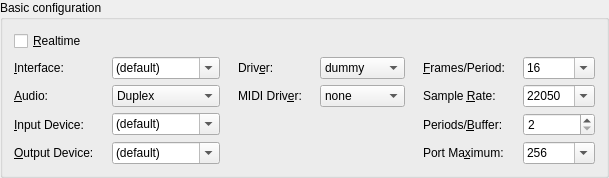
            <widget class="QGroupBox" name="groupBox">
             <property name="title">
              <string>Basic configuration</string>
             </property>
             <layout class="QVBoxLayout" name="verticalLayout_2">
              <item>
               <widget class="QCheckBox" name="RealtimeCheckBox">
                <property name="font">
                 <font>
                  <weight>50</weight>
                  <bold>false</bold>
                 </font>
                </property>
                <property name="toolTip">
                 <string>Use realtime scheduling</string>
                </property>
                <property name="text">
                 <string>&amp;Realtime</string>
                </property>
                <property name="shortcut">
                 <string>Alt+R</string>
                </property>
               </widget>
              </item>
              <item>
               <layout class="QGridLayout" name="gridLayout_2">
                <property name="horizontalSpacing">
                 <number>18</number>
                </property>
                <property name="verticalSpacing">
                 <number>6</number>
                </property>
                <item row="0" column="6">
                 <widget class="QLabel" name="FramesTextLabel">
                  <property name="font">
                   <font>
                    <weight>50</weight>
                    <bold>false</bold>
                   </font>
                  </property>
                  <property name="text">
                   <string>&amp;Frames/Period:</string>
                  </property>
                  <property name="alignment">
                   <set>Qt::AlignLeading|Qt::AlignLeft|Qt::AlignVCenter</set>
                  </property>
                  <property name="wordWrap">
                   <bool>false</bool>
                  </property>
                  <property name="buddy">
                   <cstring>FramesComboBox</cstring>
                  </property>
                 </widget>
                </item>
                <item row="2" column="6">
                 <widget class="QLabel" name="PeriodsTextLabel">
                  <property name="font">
                   <font>
                    <weight>50</weight>
                    <bold>false</bold>
                   </font>
                  </property>
                  <property name="text">
                   <string>Periods/&amp;Buffer:</string>
                  </property>
                  <property name="alignment">
                   <set>Qt::AlignLeading|Qt::AlignLeft|Qt::AlignVCenter</set>
                  </property>
                  <property name="wordWrap">
                   <bool>false</bool>
                  </property>
                  <property name="buddy">
                   <cstring>PeriodsSpinBox</cstring>
                  </property>
                 </widget>
                </item>
                <item row="0" column="7">
                 <widget class="QComboBox" name="FramesComboBox">
                  <property name="font">
                   <font>
                    <weight>50</weight>
                    <bold>false</bold>
                   </font>
                  </property>
                  <property name="toolTip">
                   <string>Frames per period between process() calls</string>
                  </property>
                  <property name="editable">
                   <bool>true</bool>
                  </property>
                  <item>
                   <property name="text">
                    <string>16</string>
                   </property>
                  </item>
                  <item>
                   <property name="text">
                    <string>32</string>
                   </property>
                  </item>
                  <item>
                   <property name="text">
                    <string>64</string>
                   </property>
                  </item>
                  <item>
                   <property name="text">
                    <string>128</string>
                   </property>
                  </item>
                  <item>
                   <property name="text">
                    <string>256</string>
                   </property>
                  </item>
                  <item>
                   <property name="text">
                    <string>512</string>
                   </property>
                  </item>
                  <item>
                   <property name="text">
                    <string>1024</string>
                   </property>
                  </item>
                  <item>
                   <property name="text">
                    <string>2048</string>
                   </property>
                  </item>
                  <item>
                   <property name="text">
                    <string>4096</string>
                   </property>
                  </item>
                 </widget>
                </item>
                <item row="1" column="5">
                 <widget class="QComboBox" name="MidiDriverComboBox">
                  <property name="font">
                   <font>
                    <weight>50</weight>
                    <bold>false</bold>
                   </font>
                  </property>
                  <property name="toolTip">
                   <string>The ALSA MIDI backend driver to use</string>
                  </property>
                  <property name="editable">
                   <bool>false</bool>
                  </property>
                  <item>
                   <property name="text">
                    <string>none</string>
                   </property>
                  </item>
                  <item>
                   <property name="text">
                    <string>raw</string>
                   </property>
                  </item>
                  <item>
                   <property name="text">
                    <string>seq</string>
                   </property>
                  </item>
                 </widget>
                </item>
                <item row="1" column="7">
                 <widget class="QComboBox" name="SampleRateComboBox">
                  <property name="font">
                   <font>
                    <weight>50</weight>
                    <bold>false</bold>
                   </font>
                  </property>
                  <property name="toolTip">
                   <string>Sample rate in frames per second</string>
                  </property>
                  <property name="editable">
                   <bool>true</bool>
                  </property>
                  <item>
                   <property name="text">
                    <string>22050</string>
                   </property>
                  </item>
                  <item>
                   <property name="text">
                    <string>32000</string>
                   </property>
                  </item>
                  <item>
                   <property name="text">
                    <string>44100</string>
                   </property>
                  </item>
                  <item>
                   <property name="text">
                    <string>48000</string>
                   </property>
                  </item>
                  <item>
                   <property name="text">
                    <string>88200</string>
                   </property>
                  </item>
                  <item>
                   <property name="text">
                    <string>96000</string>
                   </property>
                  </item>
                  <item>
                   <property name="text">
                    <string>192000</string>
                   </property>
                  </item>
                 </widget>
                </item>
                <item row="1" column="6">
                 <widget class="QLabel" name="SampleRateTextLabel">
                  <property name="font">
                   <font>
                    <weight>50</weight>
                    <bold>false</bold>
                   </font>
                  </property>
                  <property name="frameShape">
                   <enum>QFrame::NoFrame</enum>
                  </property>
                  <property name="frameShadow">
                   <enum>QFrame::Plain</enum>
                  </property>
                  <property name="text">
                   <string>Sample &amp;Rate:</string>
                  </property>
                  <property name="alignment">
                   <set>Qt::AlignLeading|Qt::AlignLeft|Qt::AlignVCenter</set>
                  </property>
                  <property name="wordWrap">
                   <bool>false</bool>
                  </property>
                  <property name="buddy">
                   <cstring>SampleRateComboBox</cstring>
                  </property>
                 </widget>
                </item>
                <item row="2" column="7">
                 <widget class="QSpinBox" name="PeriodsSpinBox">
                  <property name="font">
                   <font>
                    <weight>50</weight>
                    <bold>false</bold>
                   </font>
                  </property>
                  <property name="toolTip">
                   <string>Number of periods in the hardware buffer</string>
                  </property>
                  <property name="minimum">
                   <number>2</number>
                  </property>
                  <property name="maximum">
                   <number>999</number>
                  </property>
                 </widget>
                </item>
                <item row="0" column="5">
                 <widget class="QComboBox" name="DriverComboBox">
                  <property name="font">
                   <font>
                    <weight>50</weight>
                    <bold>false</bold>
                   </font>
                  </property>
                  <property name="toolTip">
                   <string>The audio backend driver interface to use</string>
                  </property>
                  <property name="editable">
                   <bool>false</bool>
                  </property>
                  <item>
                   <property name="text">
                    <string>dummy</string>
                   </property>
                  </item>
                  <item>
                   <property name="text">
                    <string>sun</string>
                   </property>
                  </item>
                  <item>
                   <property name="text">
                    <string>oss</string>
                   </property>
                  </item>
                  <item>
                   <property name="text">
                    <string>alsa</string>
                   </property>
                  </item>
                  <item>
                   <property name="text">
                    <string>portaudio</string>
                   </property>
                  </item>
                  <item>
                   <property name="text">
                    <string>coreaudio</string>
                   </property>
                  </item>
                  <item>
                   <property name="text">
                    <string>freebob</string>
                   </property>
                  </item>
                  <item>
                   <property name="text">
                    <string>firewire</string>
                   </property>
                  </item>
                  <item>
                   <property name="text">
                    <string>net</string>
                   </property>
                  </item>
                  <item>
                   <property name="text">
                    <string>netone</string>
                   </property>
                  </item>
                 </widget>
                </item>
                <item row="0" column="1">
                 <widget class="InterfaceComboBox" name="interfaceComboBox">
                  <property name="font">
                   <font>
                    <weight>50</weight>
                    <bold>false</bold>
                   </font>
                  </property>
                  <property name="toolTip">
                   <string>The PCM device name to use</string>
                  </property>
                  <property name="editable">
                   <bool>true</bool>
                  </property>
                  <item>
                   <property name="text">
                    <string>(default)</string>
                   </property>
                  </item>
                  <item>
                   <property name="text">
                    <string>hw:0</string>
                   </property>
                  </item>
                  <item>
                   <property name="text">
                    <string>plughw:0</string>
                   </property>
                  </item>
                  <item>
                   <property name="text">
                    <string>/dev/audio</string>
                   </property>
                  </item>
                  <item>
                   <property name="text">
                    <string>/dev/dsp</string>
                   </property>
                  </item>
                 </widget>
                </item>
                <item row="1" column="0">
                 <widget class="QLabel" name="AudioTextLabel">
                  <property name="font">
                   <font>
                    <weight>50</weight>
                    <bold>false</bold>
                   </font>
                  </property>
                  <property name="text">
                   <string>&amp;Audio:</string>
                  </property>
                  <property name="alignment">
                   <set>Qt::AlignLeading|Qt::AlignLeft|Qt::AlignVCenter</set>
                  </property>
                  <property name="wordWrap">
                   <bool>false</bool>
                  </property>
                  <property name="buddy">
                   <cstring>AudioComboBox</cstring>
                  </property>
                 </widget>
                </item>
                <item row="0" column="4">
                 <widget class="QLabel" name="DriverTextLabel">
                  <property name="font">
                   <font>
                    <weight>50</weight>
                    <bold>false</bold>
                   </font>
                  </property>
                  <property name="text">
                   <string>Driv&amp;er:</string>
                  </property>
                  <property name="alignment">
                   <set>Qt::AlignLeading|Qt::AlignLeft|Qt::AlignVCenter</set>
                  </property>
                  <property name="wordWrap">
                   <bool>false</bool>
                  </property>
                  <property name="buddy">
                   <cstring>DriverComboBox</cstring>
                  </property>
                 </widget>
                </item>
                <item row="1" column="1">
                 <widget class="QComboBox" name="AudioComboBox">
                  <property name="font">
                   <font>
                    <weight>50</weight>
                    <bold>false</bold>
                   </font>
                  </property>
                  <property name="toolTip">
                   <string>Provide either audio capture, playback or both</string>
                  </property>
                  <item>
                   <property name="text">
                    <string>Duplex</string>
                   </property>
                  </item>
                  <item>
                   <property name="text">
                    <string>Capture Only</string>
                   </property>
                  </item>
                  <item>
                   <property name="text">
                    <string>Playback Only</string>
                   </property>
                  </item>
                 </widget>
                </item>
                <item row="0" column="0">
                 <widget class="QLabel" name="InterfaceTextLabel">
                  <property name="font">
                   <font>
                    <weight>50</weight>
                    <bold>false</bold>
                   </font>
                  </property>
                  <property name="text">
                   <string>&amp;Interface:</string>
                  </property>
                  <property name="alignment">
                   <set>Qt::AlignLeading|Qt::AlignLeft|Qt::AlignVCenter</set>
                  </property>
                  <property name="wordWrap">
                   <bool>false</bool>
                  </property>
                  <property name="buddy">
                   <cstring>interfaceComboBox</cstring>
                  </property>
                 </widget>
                </item>
                <item row="3" column="6">
                 <widget class="QLabel" name="PortMaxTextLabel">
                  <property name="font">
                   <font>
                    <weight>50</weight>
                    <bold>false</bold>
                   </font>
                  </property>
                  <property name="text">
                   <string>Port Ma&amp;ximum:</string>
                  </property>
                  <property name="alignment">
                   <set>Qt::AlignLeading|Qt::AlignLeft|Qt::AlignVCenter</set>
                  </property>
                  <property name="wordWrap">
                   <bool>false</bool>
                  </property>
                  <property name="buddy">
                   <cstring>PortMaxComboBox</cstring>
                  </property>
                 </widget>
                </item>
                <item row="3" column="7">
                 <widget class="QComboBox" name="PortMaxComboBox">
                  <property name="minimumSize">
                   <size>
                    <width>60</width>
                    <height>0</height>
                   </size>
                  </property>
                  <property name="font">
                   <font>
                    <weight>50</weight>
                    <bold>false</bold>
                   </font>
                  </property>
                  <property name="toolTip">
                   <string>Maximum number of ports the JACK server can manage</string>
                  </property>
                  <property name="editable">
                   <bool>true</bool>
                  </property>
                  <property name="currentIndex">
                   <number>1</number>
                  </property>
                  <item>
                   <property name="text">
                    <string>128</string>
                   </property>
                  </item>
                  <item>
                   <property name="text">
                    <string>256</string>
                   </property>
                  </item>
                  <item>
                   <property name="text">
                    <string>512</string>
                   </property>
                  </item>
                  <item>
                   <property name="text">
                    <string>1024</string>
                   </property>
                  </item>
                 </widget>
                </item>
                <item row="2" column="0">
                 <widget class="QLabel" name="InDeviceTextLabel">
                  <property name="font">
                   <font>
                    <weight>50</weight>
                    <bold>false</bold>
                   </font>
                  </property>
                  <property name="text">
                   <string>&amp;Input Device:</string>
                  </property>
                  <property name="alignment">
                   <set>Qt::AlignLeading|Qt::AlignLeft|Qt::AlignVCenter</set>
                  </property>
                  <property name="wordWrap">
                   <bool>false</bool>
                  </property>
                  <property name="buddy">
                   <cstring>InDeviceComboBox</cstring>
                  </property>
                 </widget>
                </item>
                <item row="2" column="1">
                 <widget class="InterfaceComboBox" name="InDeviceComboBox">
                  <property name="font">
                   <font>
                    <weight>50</weight>
                    <bold>false</bold>
                   </font>
                  </property>
                  <property name="toolTip">
                   <string>Alternate input device for capture</string>
                  </property>
                  <property name="editable">
                   <bool>true</bool>
                  </property>
                  <item>
                   <property name="text">
                    <string>(default)</string>
                   </property>
                  </item>
                  <item>
                   <property name="text">
                    <string>hw:0</string>
                   </property>
                  </item>
                  <item>
                   <property name="text">
                    <string>plughw:0</string>
                   </property>
                  </item>
                  <item>
                   <property name="text">
                    <string>/dev/audio</string>
                   </property>
                  </item>
                  <item>
                   <property name="text">
                    <string>/dev/dsp</string>
                   </property>
                  </item>
                 </widget>
                </item>
                <item row="3" column="0">
                 <widget class="QLabel" name="OutDeviceTextLabel">
                  <property name="minimumSize">
                   <size>
                    <width>80</width>
                    <height>0</height>
                   </size>
                  </property>
                  <property name="maximumSize">
                   <size>
                    <width>110</width>
                    <height>16777215</height>
                   </size>
                  </property>
                  <property name="font">
                   <font>
                    <weight>50</weight>
                    <bold>false</bold>
                   </font>
                  </property>
                  <property name="text">
                   <string>&amp;Output Device:</string>
                  </property>
                  <property name="alignment">
                   <set>Qt::AlignLeading|Qt::AlignLeft|Qt::AlignVCenter</set>
                  </property>
                  <property name="wordWrap">
                   <bool>false</bool>
                  </property>
                  <property name="buddy">
                   <cstring>OutDeviceComboBox</cstring>
                  </property>
                 </widget>
                </item>
                <item row="3" column="1">
                 <widget class="InterfaceComboBox" name="OutDeviceComboBox">
                  <property name="font">
                   <font>
                    <weight>50</weight>
                    <bold>false</bold>
                   </font>
                  </property>
                  <property name="toolTip">
                   <string>Alternate output device for playback</string>
                  </property>
                  <property name="editable">
                   <bool>true</bool>
                  </property>
                  <item>
                   <property name="text">
                    <string>(default)</string>
                   </property>
                  </item>
                  <item>
                   <property name="text">
                    <string>hw:0</string>
                   </property>
                  </item>
                  <item>
                   <property name="text">
                    <string>plughw:0</string>
                   </property>
                  </item>
                  <item>
                   <property name="text">
                    <string>/dev/audio</string>
                   </property>
                  </item>
                  <item>
                   <property name="text">
                    <string>/dev/dsp</string>
                   </property>
                  </item>
                 </widget>
                </item>
                <item row="1" column="4">
                 <widget class="QLabel" name="MidiDriverTextLabel">
                  <property name="font">
                   <font>
                    <weight>50</weight>
                    <bold>false</bold>
                   </font>
                  </property>
                  <property name="text">
                   <string>MIDI Driv&amp;er:</string>
                  </property>
                  <property name="alignment">
                   <set>Qt::AlignLeading|Qt::AlignLeft|Qt::AlignVCenter</set>
                  </property>
                  <property name="wordWrap">
                   <bool>false</bool>
                  </property>
                  <property name="buddy">
                   <cstring>MidiDriverComboBox</cstring>
                  </property>
                 </widget>
                </item>
               </layout>
              </item>
             </layout>
            </widget>
